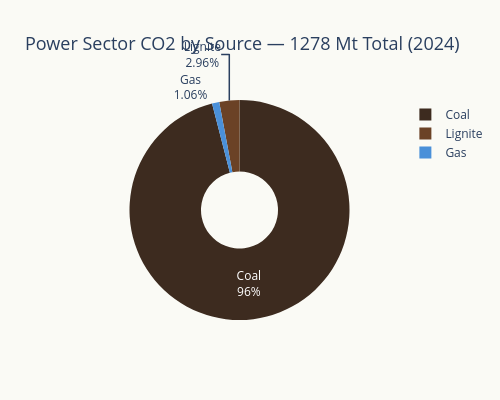

Notebook code for this chart:
### Markdown cell above
## 1. Emissions by Source Breakdown

Coal dominates India's CO2 emissions from the power sector. Lignite and gas are minor contributors. Nuclear, hydro, wind, solar, and other renewables produce zero direct CO2.

### Code cell
# Annual CO2 by source — co2 columns are in kt, so /1e3 for Mt
co2_coal_total = df['co2_coal'].sum() / 1e3  # Mt
co2_lignite_total = df['co2_lignite'].sum() / 1e3
co2_gas_total = df['co2_gas'].sum() / 1e3
co2_annual = df['co2_total'].sum() / 1e3

sources = ['Coal', 'Lignite', 'Gas']
values = [co2_coal_total, co2_lignite_total, co2_gas_total]
colors_pie = [earth_sky['coal'], earth_sky['lignite'], earth_sky['gas']]
pcts = [v / co2_annual * 100 for v in values]

print(f"Annual CO2 breakdown:")
for s, v, p in zip(sources, values, pcts):
    print(f"  {s:10s}: {v:6.1f} Mt ({p:.1f}%)")
print(f"  {'Total':10s}: {co2_annual:.1f} Mt")

# Pie chart
fig = go.Figure(go.Pie(
    labels=sources,
    values=values,
    marker=dict(colors=colors_pie),
    textinfo='label+percent',
    hovertemplate='%{label}: %{value:.1f} Mt (%{percent})<extra></extra>',
    hole=0.35,
))
fig.update_layout(
    title=dict(text=f'Power Sector CO2 by Source — {co2_annual:.0f} Mt Total (2024)', font=dict(size=18)),
    height=400, width=500,
    plot_bgcolor=bg_color, paper_bgcolor=bg_color,
)
fig.show()

### Figure 1 — Plotly figure (JSON) as saved in the notebook; plotly's stock layout.template omitted (floating-point values rounded to 4 significant figures)
{"data": [{"hole": 0.35, "hovertemplate": "%{label}: %{value:.1f} Mt (%{percent})<extra></extra>", "labels": ["Coal", "Lignite", "Gas"], "marker": {"colors": ["#3D2B1F", "#6B4226", "#4A90D9"]}, "textinfo": "label+percent", "type": "pie", "values": [1227.0, 37.78, 13.54]}], "layout": {"height": 400, "paper_bgcolor": "#FAFAF5", "plot_bgcolor": "#FAFAF5", "title": {"font": {"size": 18}, "text": "Power Sector CO2 by Source — 1278 Mt Total (2024)"}, "width": 500}}
